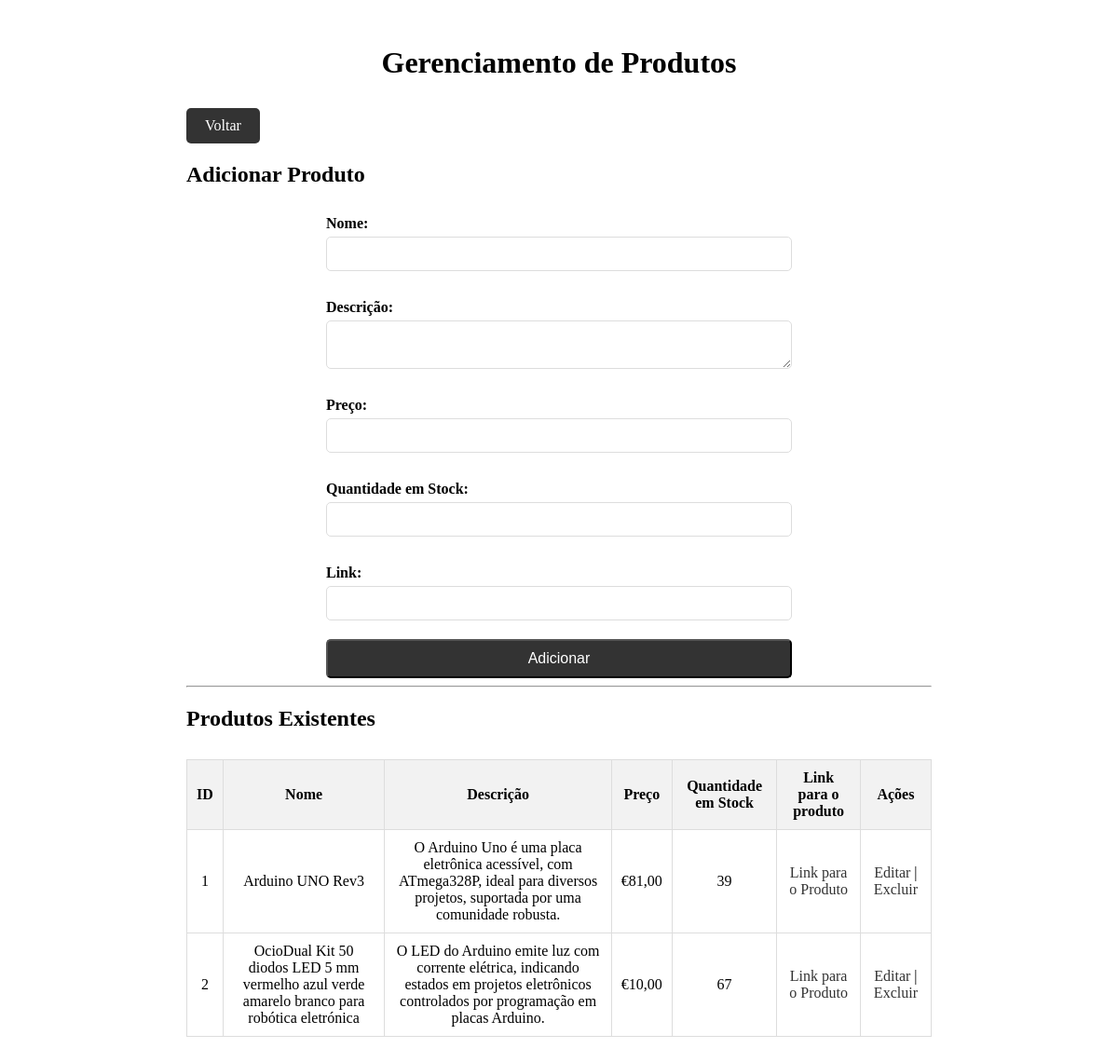
The app's page /PAP/produtos.php (signed in), older data.
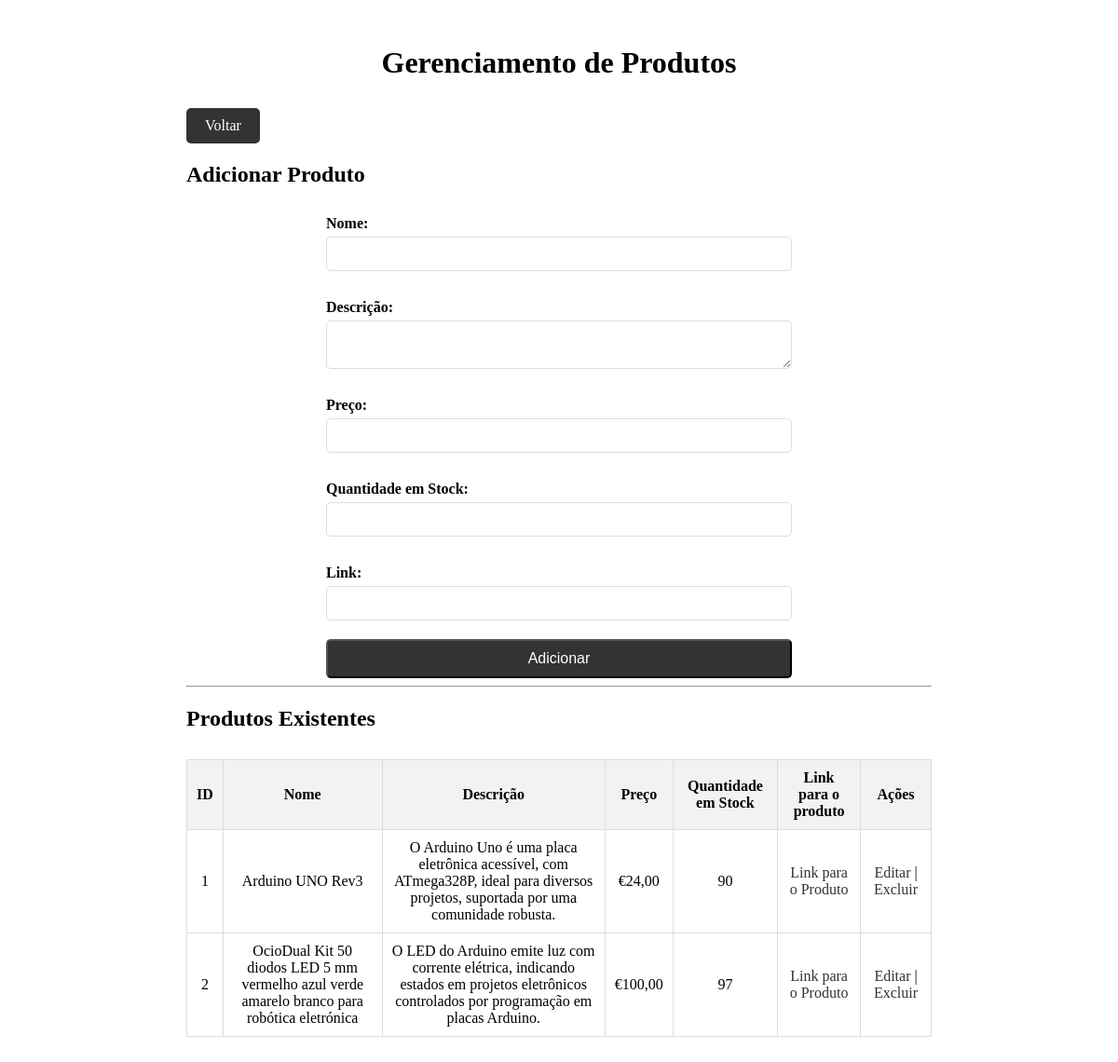
The same page, newer data.
### tables this page shows
CREATE TABLE `produtos` (
  `id` int(11) NOT NULL,
  `nome` varchar(255) NOT NULL,
  `descricao` text NOT NULL,
  `preco` decimal(10,2) NOT NULL,
  `quantidade_em_stock` int(11) NOT NULL,
  `link` varchar(255) NOT NULL
);

### PAP/produtos.php (the view, shortened to what this page needs)
<!DOCTYPE html>
<html>
<head>
	<link rel="stylesheet" type="text/css" href="adminprodutos.css">
</head>
<body>
	<div class="container">
		<h1>Gerenciamento de Produtos</h1>
		<a href="pagina_de_admin.php" class="btn">Voltar</a>
		<h2>Adicionar Produto</h2>
		<form method="post" action="adicionarproduto.php">
			<label for="nome">Nome:</label>
			<input type="text" id="nome" name="nome" required>
			<label for="descricao">Descrição:</label>
			<textarea id="descricao" name="descricao" required></textarea>
			<label for="preco">Preço:</label>
			<input type="number" id="preco" name="preco" min="0" step="0.01" required>
			<label for="quantidade">Quantidade em Stock:</label>
			<input type="number" id="quantidade" name="quantidade" min="0" required>
			<label for="link">Link:</label>
<input type="text" id="link" name="link">
			<input type="submit" value="Adicionar" class="btn">
		</form>
		<hr>
		<h2>Produtos Existentes</h2>
		<table>
			<thead>
				<tr>
					<th>ID</th>
					<th>Nome</th>
					<th>Descrição</th>
					<th>Preço</th>
					<th>Quantidade em Stock</th>
					<th>Link para o produto</th>
					<th>Ações</th>
				</tr>
			</thead>
			<tbody>
			<?php
		$servername = "localhost";
		$username = "id20757658_miguelgaitas";
		$password = "MiguelGaitas24.";
		$dbname = "id20757658_dados_dos_registros";
        $conn = mysqli_connect($servername, $username, $password, $dbname);
        $sql = "SELECT * FROM produtos";
        $resultado = mysqli_query($conn, $sql);
        while ($linha = mysqli_fetch_assoc($resultado)) {
            echo "<tr>";
            echo "<td>" . $linha['id'] . "</td>";
            echo "<td>" . $linha['nome'] . "</td>";
            echo "<td>" . $linha['descricao'] . "</td>";
            echo "<td>€" . number_format($linha['preco'], 2, ',', '.') . "</td>";
            echo "<td>" . $linha['quantidade_em_stock'] . "</td>";
            echo "<td><a href='" . $linha['link'] . "'>Link para o Produto</a></td>";
            echo "<td>";
            echo "<a href='editarproduto.php?id=" . $linha['id'] . "'>Editar</a> | ";
            echo "<a href='excluirproduto.php?id=" . $linha['id'] . "' onclick='return confirm(\"Tem certeza que deseja excluir este produto?\")'>Excluir</a>";
            echo "</td>";
            echo "</tr>";
        }
    ?>
			</tbody>
		</table>
	</div>
</body>
</html>

Row changes from the older to the newer data that the page shows:
changed produtos "Arduino UNO Rev3": preco "81,00" → "24,00"; quantidade_em_stock "39" → "90"
changed produtos id 2: preco "10,00" → "100,00"; quantidade_em_stock "67" → "97"
